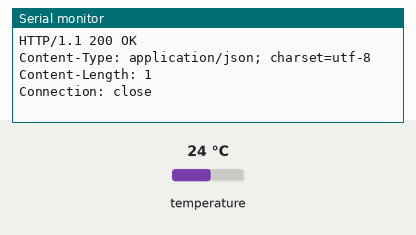
Simulated run of this sketch. Board: ESP8266 (NodeMCU). Parts: the last lines printed to the serial monitor. The inputs (shaded band) are chosen by the test bench; at power-on: temperature 24 °C. WiFi joins after 1.5 s; servers stay silent unless stated; web services answer with replies made up by the test bench.

Above: at 3.2 s.
3.3 s: temperature set to 12 °C
At 4.7 s:
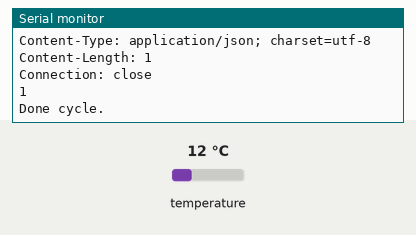
7.7 s: temperature set to 19 °C
At 9.43 s:
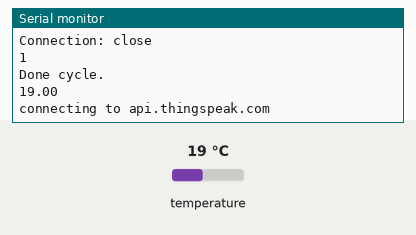
Timing chart, 0 to 10.9 s (numbered marks = the images above; inputs shaded):
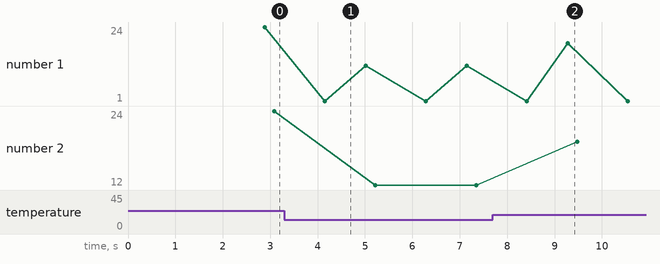

Measured:
- after the input at 7.7 s, the serial monitor: prints a new line after 1.6 s (image 2)
- plotted number 1: 24 → 12 after the input at 3.3 s, 12 → 19 after the input at 7.7 s
- plotted number 2: 24 → 12 after the input at 3.3 s, 12 → 19 after the input at 7.7 s

The sketch:

Temperature.ino
```cpp
#include <ESP8266WiFi.h>
#include <ESP8266WebServer.h>
#include <WiFiClientSecure.h>

#include <OneWire.h>
#include <DallasTemperature.h>

#define ONE_WIRE_BUS D4

const char *host = "api.thingspeak.com";
String url = "/update?api_key=0L5BUJ6808XBZS4P";
const int httpPort = 80;
int interval = 60000;

OneWire oneWire(ONE_WIRE_BUS);
DallasTemperature DS18B20(&oneWire);

const char *ssid = "olleh_WiFi_88DF";
const char *password = "0000007063";

char temperatureString[6];

String working(String data){
  return (String("field2=")+String(data));
}

void delivering(String payload)
{
  WiFiClient client;
  Serial.print("connecting to ");
  Serial.println(host);
  if (!client.connect(host, httpPort))
  {
    Serial.print("connection failed: ");
    Serial.println(payload);
    return;
  }

  String getheader = "GET " + String(url) + "&" + String(payload) + " HTTP/1.1";
  client.println(getheader);
  client.println("User-Agent: ESP8266 Seolgi Kim");
  client.println("Host: " + String(host));
  client.println("Connection: close");
  client.println();

  Serial.println(getheader);
  while (client.connected())
  {
    String line = client.readStringUntil('\n');
    Serial.println(line);
  }
  Serial.println("Done cycle.");
}

void connect_ap()
{
  Serial.println();
  Serial.print("connecting to ");
  Serial.println(ssid);
  WiFi.begin(ssid, password);
  while (WiFi.status() != WL_CONNECTED)
  {
    delay(1000);
    Serial.print(".");
  }
  Serial.print("\n Got WiFi, IP address: ");
  Serial.println(WiFi.localIP());
}

float getTemperature()
{
  float temp;
  do{
    DS18B20.requestTemperatures();
    temp = DS18B20.getTempCByIndex(0);
    delay(100);
  }while(temp == 85.0 || temp == (-127.0));

  return temp;
}

void setup() {
  Serial.begin(115200);
  connect_ap();
  Serial.println("ESPArduionoThingSpeak.cpp - 2017/3/18");

  DS18B20.begin();
}


void loop() {
  float temperature = getTemperature();

  dtostrf(temperature, 2, 2, temperatureString);
  Serial.println(temperatureString);

  String payload = working(temperatureString);
  delivering(payload);
}
```
